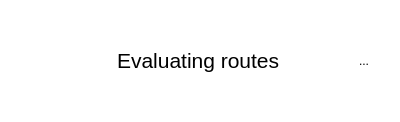
<?xml version="1.0" encoding="UTF-8"?>
<ui version="4.0">
 <class>ProgressDialog</class>
 <widget class="QDialog" name="ProgressDialog">
  <property name="windowModality">
   <enum>Qt::WindowModality::WindowModal</enum>
  </property>
  <property name="geometry">
   <rect>
    <x>0</x>
    <y>0</y>
    <width>400</width>
    <height>118</height>
   </rect>
  </property>
  <property name="focusPolicy">
   <enum>Qt::FocusPolicy::StrongFocus</enum>
  </property>
  <property name="windowOpacity">
   <double>0.200000000000000</double>
  </property>
  <property name="styleSheet">
   <string notr="true">background: transparent</string>
  </property>
  <property name="modal">
   <bool>true</bool>
  </property>
  <layout class="QHBoxLayout" name="horizontalLayout">
   <item>
    <widget class="WaitingArrowSpinnerWidget" name="spinner" native="true">
     <property name="sizePolicy">
      <sizepolicy hsizetype="Fixed" vsizetype="Fixed">
       <horstretch>0</horstretch>
       <verstretch>0</verstretch>
      </sizepolicy>
     </property>
     <property name="minimumSize">
      <size>
       <width>100</width>
       <height>100</height>
      </size>
     </property>
    </widget>
   </item>
   <item>
    <widget class="QLabel" name="label">
     <property name="font">
      <font>
       <pointsize>16</pointsize>
      </font>
     </property>
     <property name="styleSheet">
      <string notr="true"/>
     </property>
     <property name="text">
      <string>Evaluating routes</string>
     </property>
     <property name="textFormat">
      <enum>Qt::TextFormat::RichText</enum>
     </property>
     <property name="alignment">
      <set>Qt::AlignmentFlag::AlignLeading|Qt::AlignmentFlag::AlignLeft|Qt::AlignmentFlag::AlignVCenter</set>
     </property>
     <property name="wordWrap">
      <bool>true</bool>
     </property>
    </widget>
   </item>
   <item>
    <widget class="QToolButton" name="cancelButton">
     <property name="minimumSize">
      <size>
       <width>50</width>
       <height>50</height>
      </size>
     </property>
     <property name="focusPolicy">
      <enum>Qt::FocusPolicy::StrongFocus</enum>
     </property>
     <property name="styleSheet">
      <string notr="true">background-color: none; border: none</string>
     </property>
     <property name="text">
      <string>...</string>
     </property>
     <property name="icon">
      <iconset resource="wordlesmash.qrc">
       <normaloff>:/icons/cancel-button.svg</normaloff>:/icons/cancel-button.svg</iconset>
     </property>
     <property name="iconSize">
      <size>
       <width>48</width>
       <height>48</height>
      </size>
     </property>
    </widget>
   </item>
  </layout>
 </widget>
 <customwidgets>
  <customwidget>
   <class>WaitingArrowSpinnerWidget</class>
   <extends>QWidget</extends>
   <header>ui/WaitingArrowSpinnerWidget/waitingarrowspinnerwidget.h</header>
   <container>1</container>
  </customwidget>
 </customwidgets>
 <resources>
  <include location="wordlesmash.qrc"/>
 </resources>
 <connections/>
</ui>
